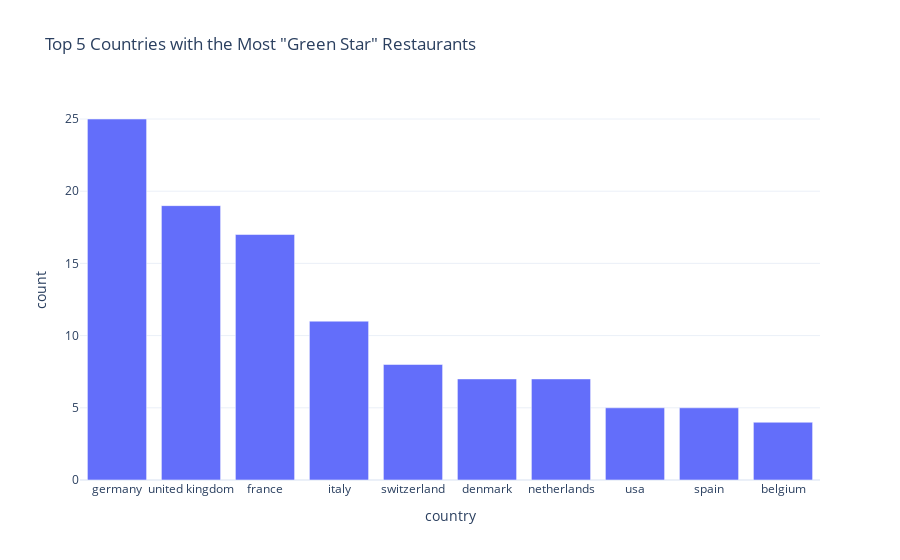

Source (notebook cell):
### Code cell
# Filter the dataset for "Green Star" awarded restaurants
df_green_star = df[df['award'] == 'green star']

# Group by country and count the number of "Bib Gourmand" restaurants
green_star_counts = df_green_star['country'].value_counts().reset_index()
green_star_counts.columns = ['country', 'count']

# Get the top 5 countries
top10_green_star = green_star_counts.head(10)

# Create a bar chart for the top 5 countries
fig_top10_green = px.bar(top10_green_star, 
                      x='country', 
                      y='count',
                      title='Top 5 Countries with the Most "Green Star" Restaurants',
                      template='plotly_white')

# Show the plot
fig_top10_green.show()

### Figure 1 — Plotly figure (JSON) as saved in the notebook; plotly's stock layout.template omitted (floating-point values rounded to 4 significant figures)
{"data": [{"alignmentgroup": "True", "hovertemplate": "country=%{x}<br>count=%{y}<extra></extra>", "legendgroup": "", "marker": {"color": "#636efa", "pattern": {"shape": ""}}, "name": "", "offsetgroup": "", "orientation": "v", "showlegend": false, "textposition": "auto", "type": "bar", "x": ["germany", "united kingdom", "france", "italy", "switzerland", "denmark", "netherlands", "usa", "spain", "belgium"], "xaxis": "x", "y": [25, 19, 17, 11, 8, 7, 7, 5, 5, 4], "yaxis": "y"}], "layout": {"barmode": "relative", "legend": {"tracegroupgap": 0}, "title": {"text": "Top 5 Countries with the Most \"Green Star\" Restaurants"}, "xaxis": {"anchor": "y", "domain": [0, 1], "title": {"text": "country"}}, "yaxis": {"anchor": "x", "domain": [0, 1], "title": {"text": "count"}}}}
